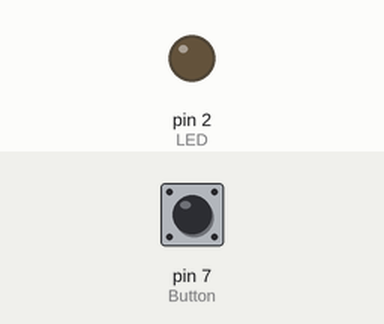
Bench run of a sketch on a simulated Arduino Uno, built with avr-gcc and run on an emulated ATmega328P. On the bench: output pins drawn as LEDs (lit = HIGH). Inputs (shaded band) come from the test bench; at power-on: pin 7 (Button) LOW.

Above: at 1.2 s.
1.3 s: pin 7 (Button) pulled HIGH for 0.15 s
At 1.37 s:
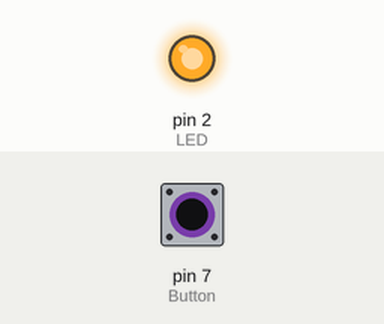
2.9 s: pin 7 (Button) pulled HIGH for 3.2 s
At 6.9 s:
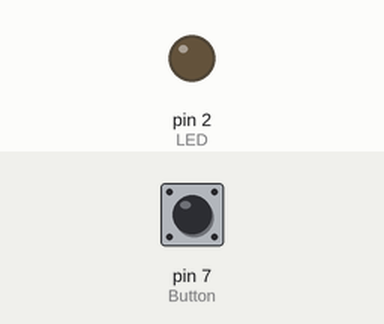
Timing chart, 0 to 8.4 s (numbered marks = the images above; inputs shaded):
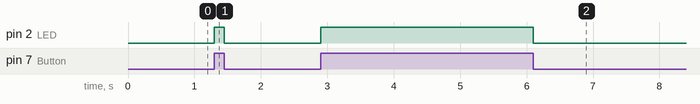

The sketch:

____2________LED___.ino
```cpp
#define LED 2 //2번 핀을 LED로 설정
#define Button 7 //7번 핀을 Button으로 설정

void setup() {
  pinMode(Button, INPUT); //Button을 입력모드로 설정
  pinMode(LED, OUTPUT); //LED를 출력모드로 설정
}

void loop() {
  if (digitalRead(Button) == HIGH) { //만일 Button을 통해 받은 값이 "HIGH"이면
    digitalWrite(LED, HIGH); //LED를 켭니다.
  } else { //그렇지 않으면(Button을 통해 받은 값이 "HIGH"가 아니면)
    digitalWrite(LED, LOW); //LED를 끕니다.
  }
}

//1번 예제처럼 digitalRead(Button)을 다른 변수로 설정하지 않고 그대로 작성하였습니다.
```

Measured:
- after the input at 1.3 s, pin 2 (LED): LOW → HIGH at once, → LOW 0.15 s later
- after the input at 2.9 s, pin 2 (LED): LOW → HIGH at once, → LOW 3.2 s later
